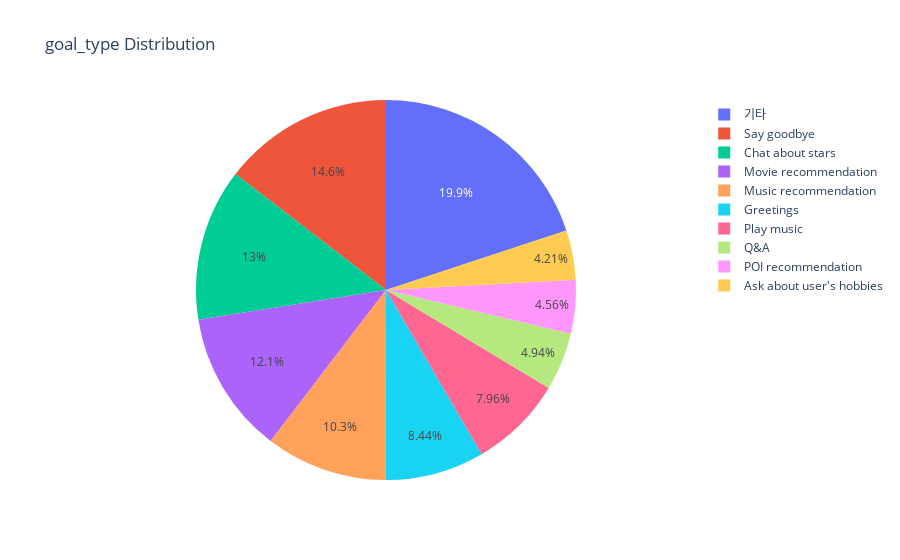

Here is the notebook cell this chart was saved with:
### Code cell
draw_pie_chart('goal_type')

### Figure 1 — Plotly figure (JSON) as saved in the notebook; plotly's stock layout.template omitted (floating-point values rounded to 4 significant figures)
{"data": [{"labels": ["Say goodbye", "Chat about stars", "Movie recommendation", "Music recommendation", "Greetings", "Play music", "Q&A", "POI recommendation", "Ask about user's hobbies", "기타"], "textinfo": "percent", "type": "pie", "values": [12256, 10906, 10190, 8710, 7104, 6703, 4155, 3843, 3543, 16776]}], "layout": {"title": {"text": "goal_type Distribution"}}}
